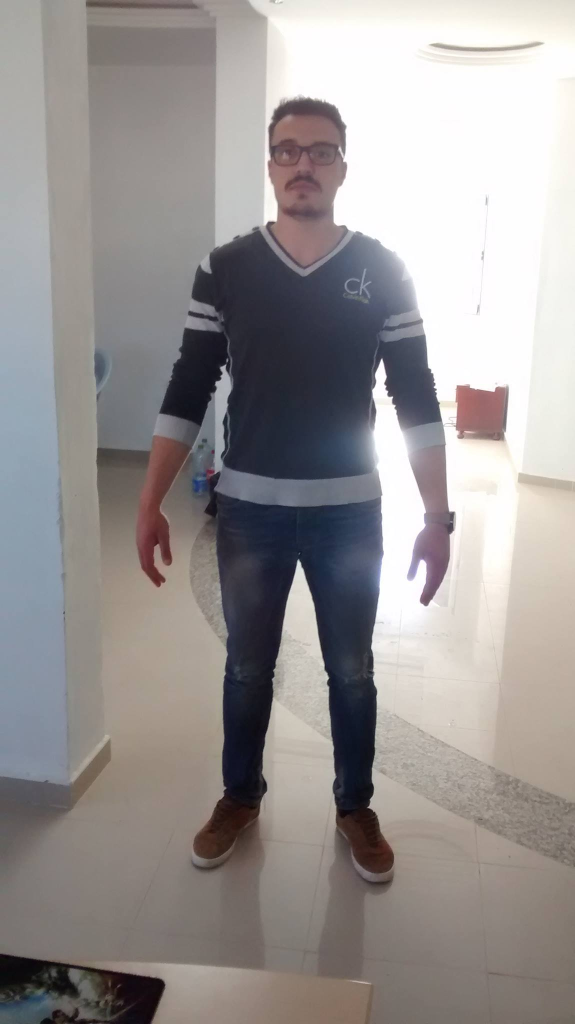
//> input picture img/image_conforme.jpg, 1150 x 2048 px (shown at 1/2 size)
$ ./watershred ../img/image_conforme.jpg   (built with g++ and OpenCV 4)
//> lines starting //> are read from the running program, lines starting //| are printed output that depends on the picture
#include <opencv2/core/utility.hpp>
#include "opencv2/imgproc.hpp"
#include "opencv2/imgcodecs.hpp"
#include "opencv2/highgui.hpp"

#include <cstdio>
#include <iostream>

using namespace cv;
using namespace std;

static void help()
{
    cout << "\nThis program demonstrates the famous watershed segmentation algorithm in OpenCV: watershed()\n"
            "Usage:\n"
            "./watershed [image_name -- default is ../data/fruits.jpg]\n" << endl;


    cout << "Hot keys: \n"
        "\tESC - quit the program\n"
        "\tr - restore the original image\n"
        "\tw or SPACE - run watershed segmentation algorithm\n"
        "\t\t(before running it, *roughly* mark the areas to segment on the image)\n"
        "\t  (before that, roughly outline several markers on the image)\n";
}
Mat markerMask, img;
Point prevPt(-1, -1);

static void onMouse( int event, int x, int y, int flags, void* )
{
    if( x < 0 || x >= img.cols || y < 0 || y >= img.rows )
        return;
    if( event == EVENT_LBUTTONUP || !(flags & EVENT_FLAG_LBUTTON) )
        prevPt = Point(-1,-1);
    else if( event == EVENT_LBUTTONDOWN )
        prevPt = Point(x,y);
    else if( event == EVENT_MOUSEMOVE && (flags & EVENT_FLAG_LBUTTON) )
    {
        Point pt(x, y);
        if( prevPt.x < 0 )
            prevPt = pt;
        line( markerMask, prevPt, pt, Scalar::all(255), 5, 8, 0 );
        line( img, prevPt, pt, Scalar::all(255), 5, 8, 0 );
        prevPt = pt;
        imshow("image", img);
    }
}

int main( int argc, char** argv )
{
    cv::CommandLineParser parser(argc, argv, "{help h | | }{ @input | ../data/fruits.jpg | }");
    if (parser.has("help"))
    {
        help();
        return 0;
    }
    string filename = parser.get<string>("@input");
    Mat img0 = imread(filename, 1), imgGray;
//> img0 is the input picture: 2048 rows x 1150 cols, CV_8UC3; mean B, G, R 148.2, 149, 153.4

    if( img0.empty() )
    {
        cout << "Couldn'g open image " << filename << ". Usage: watershed <image_name>\n";
        return 0;
    }
    help();
    namedWindow( "image", 1 );

    resize(img0, img0, Size(500, 900));
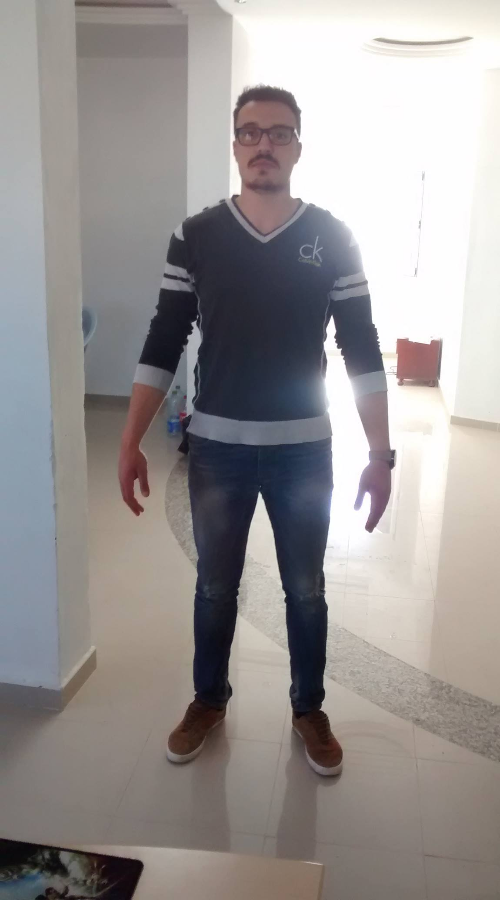
//> img0: 900 rows x 500 cols, CV_8UC3; mean B, G, R 148.1, 149, 153.3
    img0.copyTo(img);
    cvtColor(img, markerMask, COLOR_BGR2GRAY);
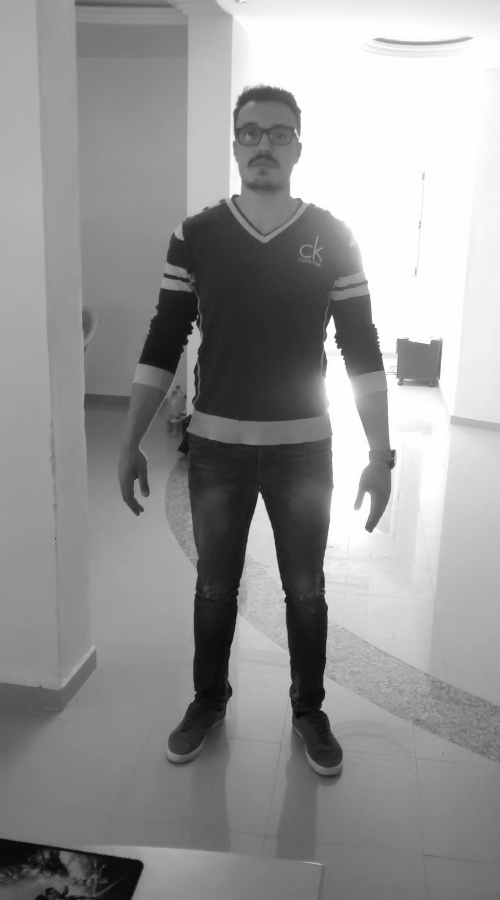
//> markerMask: 900 rows x 500 cols, CV_8UC1; min 7, max 255, mean 150.2
    cvtColor(markerMask, imgGray, COLOR_GRAY2BGR);
    markerMask = Scalar::all(0);
    imshow( "image", img );
    setMouseCallback( "image", onMouse, 0 );

    for(;;)
    {
        char c = (char)waitKey(0);
//> the Esc key is pressed

        if( c == 27 )
            break;

        if( c == 'r' )
        {
            markerMask = Scalar::all(0);
            img0.copyTo(img);
            imshow( "image", img );
        }

        if( c == 'w' || c == ' ' )
        {
            int i, j, compCount = 0;
            vector<vector<Point> > contours;
            vector<Vec4i> hierarchy;

            findContours(markerMask, contours, hierarchy, RETR_CCOMP, CHAIN_APPROX_SIMPLE);

            if( contours.empty() )
                continue;
            Mat markers(markerMask.size(), CV_32S);
            markers = Scalar::all(0);
            int idx = 0;
            for( ; idx >= 0; idx = hierarchy[idx][0], compCount++ )
                drawContours(markers, contours, idx, Scalar::all(compCount+1), -1, 8, hierarchy, INT_MAX);

            if( compCount == 0 )
                continue;

            vector<Vec3b> colorTab;
            for( i = 0; i < compCount; i++ )
            {
                int b = theRNG().uniform(0, 255);
                int g = theRNG().uniform(0, 255);
                int r = theRNG().uniform(0, 255);

                colorTab.push_back(Vec3b((uchar)b, (uchar)g, (uchar)r));
            }

            double t = (double)getTickCount();
            watershed( img, markers );
            t = (double)getTickCount() - t;
            printf( "execution time = %gms\n", t*1000./getTickFrequency() );

            Mat wshed(markers.size(), CV_8UC3);

            // paint the watershed image
            for( i = 0; i < markers.rows; i++ )
                for( j = 0; j < markers.cols; j++ )
                {
                    int index = markers.at<int>(i,j);
                    if( index == -1 )
                        wshed.at<Vec3b>(i,j) = Vec3b(255,255,255);
                    else if( index <= 0 || index > compCount )
                        wshed.at<Vec3b>(i,j) = Vec3b(0,0,0);
                    else
                        wshed.at<Vec3b>(i,j) = colorTab[index - 1];
                }

            wshed = wshed*0.5 + imgGray*0.5;
            imshow( "watershed transform", wshed );
        }
    }

    return 0;
}
